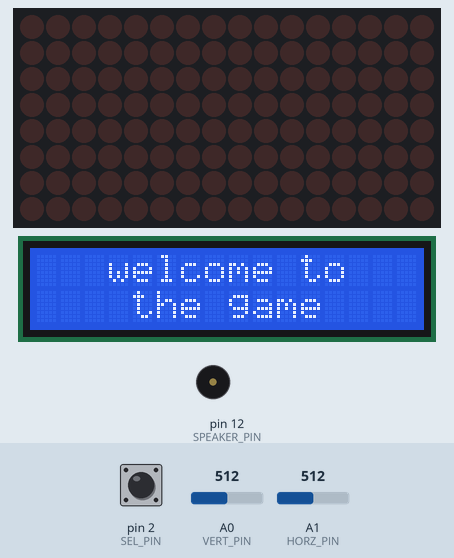
A sketch run on a simulated Arduino Uno, built with avr-gcc and run on an emulated ATmega328P. Shown: 16×8 LED matrix, 16×2 character LCD, buzzer (waves = sounding). Inputs (shaded band) come from the test bench; at power-on: A1 (HORZ_PIN) = 512, pin 2 (SEL_PIN) HIGH, A0 (VERT_PIN) = 512. Random numbers use the default seed unless the sketch sets one; what the sketch prints to the serial monitor is not drawn.

Above: at 1.2 s.
1.3 s: A1 (HORZ_PIN) set to 689
4.3 s: A1 (HORZ_PIN) set to 707
At 5.3 s:
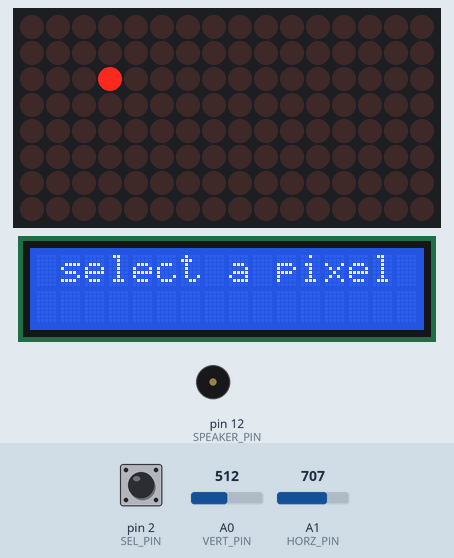
5.9 s: pin 2 (SEL_PIN) pulled LOW for 3.2 s
At 7.8 s:
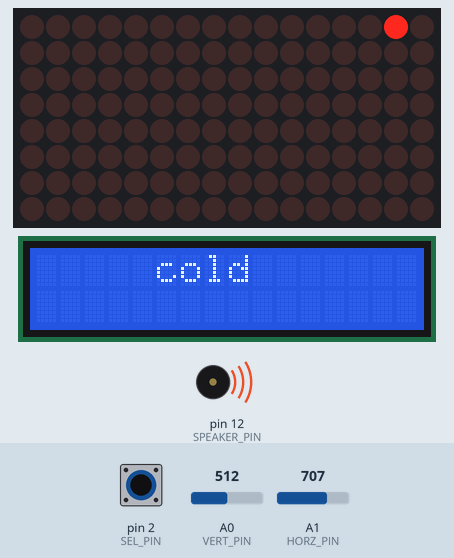
9.7 s: A0 (VERT_PIN) set to 318
11.3 s: A0 (VERT_PIN) set to 281
At 11.56 s:
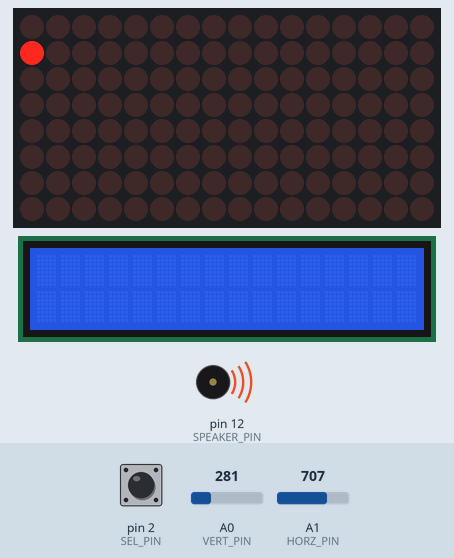
13.1 s: pin 2 (SEL_PIN) pulled LOW for 0.15 s
At 14.6 s:
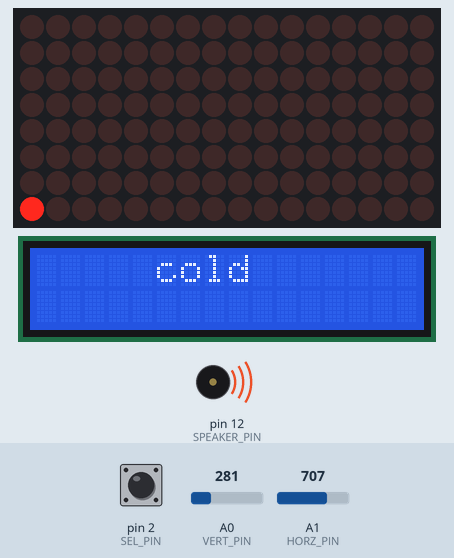
Timing chart, 0 to 15.7 s (numbered marks = the images above; inputs shaded):
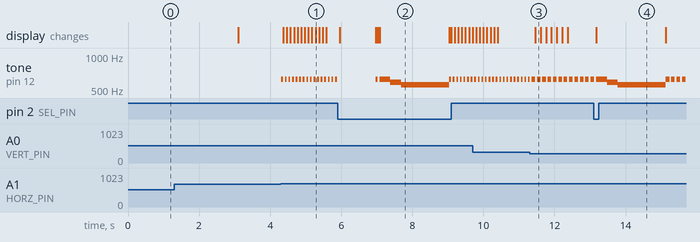

Measured:
- the behaviour switches between 700 and 701 on A1 (HORZ_PIN) (found by bisection; images 0 and 1)
- the behaviour switches between 300 and 299 on A0 (VERT_PIN) (found by bisection; images 2 and 3)
- after the input at 4.3 s, tone on pin 12 (SPEAKER_PIN): alternates 622 Hz for 0.05 s and silent for 0.05 s, starting at once; the display: first changes after 0.07 s (image 1 shows a later state)
- after the input at 5.9 s, the display: first changes after 0.06 s (image 2 shows a later state)
- after the input at 11.3 s, the display: changes after 0.16 s (image 3)
- after the input at 13.1 s, the display: changes after 0.08 s (image 4)
- what the display in image 2 shows lasts 1.9 s, from 7.1 s to 9.0 s

The sketch:

main.ino
```cpp
#include <MD_MAX72xx.h>
#include <LiquidCrystal_I2C.h>
#include "math.h"
#include "pitches.h"

#define	MAX_DEVICES	2

#define SPEAKER_PIN 12

const int maxX = MAX_DEVICES * 8 - 1;
const int maxY = 7;

#define	CLK_PIN		13
#define	DATA_PIN	11
#define	CS_PIN		10

#define VERT_PIN A0
#define HORZ_PIN A1
#define SEL_PIN  2

MD_MAX72XX mx = MD_MAX72XX(MD_MAX72XX::PAROLA_HW, CS_PIN, MAX_DEVICES);

#define I2C_ADDR    0x27
#define LCD_COLUMNS 16
#define LCD_LINES   2

LiquidCrystal_I2C lcd(I2C_ADDR, LCD_COLUMNS, LCD_LINES);

int flag = 0;
int x = 0;
int y = 0;
int initial = 0;
int final = 0;
int randx = 0;
int randy = 0;
int selected_x = 0;
int selected_y = 0;
int a = 0;
int first_x = 0;
int first_y = 0;

void pixelMotion(){
  int horz = analogRead(HORZ_PIN);
  int vert = analogRead(VERT_PIN);
  if (vert < 300) {
    y = min(y + 1, maxY);
    tone(SPEAKER_PIN, NOTE_DS5);
    delay(50);
    noTone(SPEAKER_PIN);
  }
  if (vert > 700) {
    y = max(y - 1, 0);
    tone(SPEAKER_PIN, NOTE_DS5);
    delay(50);
    noTone(SPEAKER_PIN);
  }
  if (horz > 700) {
    x = min(x + 1, maxX);
    tone(SPEAKER_PIN, NOTE_DS5);
    delay(50);
    noTone(SPEAKER_PIN);
  }
  if (horz < 300) {
    x = max(x - 1, 0);
    tone(SPEAKER_PIN, NOTE_DS5);
    delay(50);
    noTone(SPEAKER_PIN);
  }
  mx.clear();
  mx.setPoint(y, x, true);
  mx.update();
  delay(50);
}

void randomPosition() {
  if (a == 0) {
    x = random(maxX + 1);
    y = random(maxY + 1);
    first_x = x;
    first_y = y;
    mx.clear();
    mx.setPoint(y, x, true);
    mx.update();
    a = 1;
  }
}

void coldSound(){
  lcd.clear();
  lcd.setCursor(5, 0);
  lcd.print("cold");
  tone(SPEAKER_PIN, NOTE_DS5);
  delay(300);
  tone(SPEAKER_PIN, NOTE_D5);
  delay(300);
  tone(SPEAKER_PIN, NOTE_CS5);
  delay(300);
  for (byte i = 0; i < 10; i++) {
    for (int pitch = -10; pitch <= 10; pitch++) {
      tone(SPEAKER_PIN, NOTE_C5 + pitch);
      delay(5);
    }
  }
  noTone(SPEAKER_PIN);
  lcd.clear();
}

void hotSound(){
  lcd.clear();
  lcd.setCursor(6, 0);
  lcd.print("hot");
  tone(SPEAKER_PIN, NOTE_E4);
  delay(150);
  tone(SPEAKER_PIN, NOTE_G4);
  delay(150);
  tone(SPEAKER_PIN, NOTE_E5);
  delay(150);
  tone(SPEAKER_PIN, NOTE_C5);
  delay(150);
  tone(SPEAKER_PIN, NOTE_D5);
  delay(150);
  tone(SPEAKER_PIN, NOTE_G5);
  delay(150);
  noTone(SPEAKER_PIN);
  lcd.clear();
}

void intro() {
  if (flag == 0) {
    lcd.setCursor(3, 0);
    lcd.print("welcome to");
    lcd.setCursor(4, 1);
    lcd.print("the game");
    delay(3000);
    lcd.clear();
    lcd.setCursor(1, 0);
    lcd.print("select a pixel");
    flag = 1;
  }
}

void pixelSelection(){
  if (flag == 1) {
    pixelMotion();
    if (digitalRead(SEL_PIN) == LOW) {
      lcd.clear();
      lcd.setCursor(1, 0);
      lcd.print("pixel selected");
      lcd.setCursor(4, 1);
      lcd.print("and sent");
      Serial.print("seciminiz : ");
      Serial.print(x);
      Serial.print(", ");
      Serial.println(y);
      delay(1000);
      lcd.setCursor(0, 0);
      lcd.clear();
      lcd.print("make your guess!");
      flag = 2;
    }
  }
}

void findPixel() {
  if (flag == 2) {
    initial = pow(first_x - randx, 2) + pow(first_y - randy, 2);
    randomPosition();
    pixelMotion();
    if (digitalRead(SEL_PIN) == LOW) {
      first_x = x;
      first_y = y;
      final = pow(x - randx, 2) + pow(y - randy, 2);
      if(x == randx && y == randy){
        flag = 3;
      }
      else if (final > initial){
        coldSound();
      }
      else if (final < initial){
        hotSound();
      }
    }
  }
}

void gameOver(){
  if (flag == 3) {
    lcd.clear();
    lcd.setCursor(4, 0);
    lcd.print("you win");
    flag = 4;
  }
}

void setup() {
  randomSeed(analogRead(A3));
  Serial.begin(9600);
  mx.begin();
  mx.control(MD_MAX72XX::INTENSITY, MAX_INTENSITY / 2);
  mx.clear();

  pinMode(VERT_PIN, INPUT);
  pinMode(HORZ_PIN, INPUT);
  pinMode(SEL_PIN, INPUT_PULLUP);

  lcd.init();
  lcd.backlight();

  randx = random(maxX + 1);
  randy = random(maxY + 1);

  x = random(maxX + 1);
  y = random(maxY + 1);
}

void loop() {
  intro();
  pixelSelection();
  findPixel();
  gameOver();
}
```
